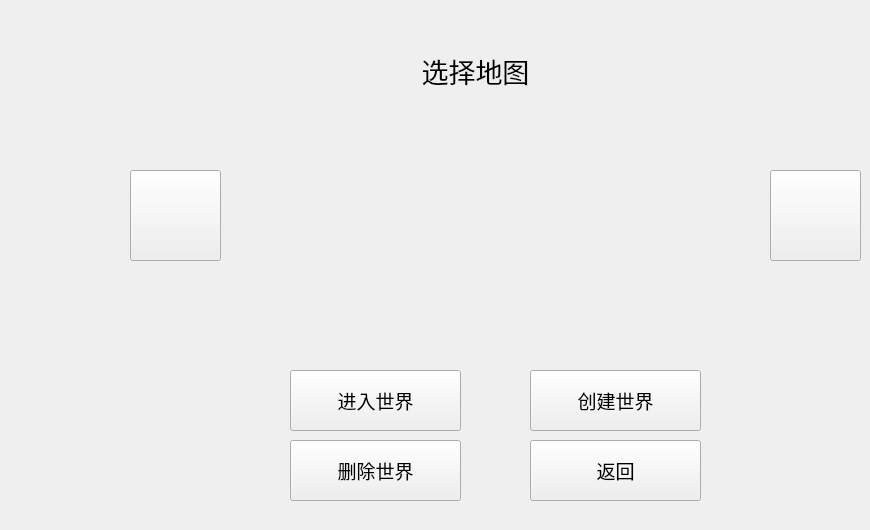
   <widget class="QWidget" name="single_player">
    <widget class="QLabel" name="caption_choosemap">
     <property name="geometry">
      <rect>
       <x>390</x>
       <y>50</y>
       <width>171</width>
       <height>41</height>
      </rect>
     </property>
     <property name="font">
      <font>
       <family>方正粗黑宋简体</family>
       <pointsize>20</pointsize>
      </font>
     </property>
     <property name="text">
      <string>选择地图</string>
     </property>
     <property name="alignment">
      <set>Qt::AlignCenter</set>
     </property>
    </widget>
    <widget class="QLabel" name="showmap_label">
     <property name="geometry">
      <rect>
       <x>240</x>
       <y>120</y>
       <width>511</width>
       <height>221</height>
      </rect>
     </property>
     <property name="font">
      <font>
       <family>Times New Roman</family>
       <pointsize>26</pointsize>
       <weight>50</weight>
       <bold>false</bold>
      </font>
     </property>
     <property name="text">
      <string/>
     </property>
     <property name="alignment">
      <set>Qt::AlignBottom|Qt::AlignHCenter</set>
     </property>
    </widget>
    <widget class="change_map_button" name="left_map">
     <property name="geometry">
      <rect>
       <x>130</x>
       <y>170</y>
       <width>91</width>
       <height>91</height>
      </rect>
     </property>
     <property name="text">
      <string/>
     </property>
    </widget>
    <widget class="change_map_button" name="right_map">
     <property name="geometry">
      <rect>
       <x>770</x>
       <y>170</y>
       <width>91</width>
       <height>91</height>
      </rect>
     </property>
     <property name="text">
      <string/>
     </property>
    </widget>
    <widget class="QWidget" name="button_widget" native="true">
     <property name="geometry">
      <rect>
       <x>250</x>
       <y>360</y>
       <width>481</width>
       <height>161</height>
      </rect>
     </property>
     <widget class="Menu_Button" name="enter_world">
      <property name="geometry">
       <rect>
        <x>40</x>
        <y>10</y>
        <width>171</width>
        <height>61</height>
       </rect>
      </property>
      <property name="sizePolicy">
       <sizepolicy hsizetype="Fixed" vsizetype="Fixed">
        <horstretch>0</horstretch>
        <verstretch>0</verstretch>
       </sizepolicy>
      </property>
      <property name="font">
       <font>
        <family>方正粗黑宋简体</family>
        <pointsize>14</pointsize>
       </font>
      </property>
      <property name="text">
       <string>进入世界</string>
      </property>
     </widget>
     <widget class="Menu_Button" name="creat_world">
      <property name="geometry">
       <rect>
        <x>280</x>
        <y>10</y>
        <width>171</width>
        <height>61</height>
       </rect>
      </property>
      <property name="sizePolicy">
       <sizepolicy hsizetype="Fixed" vsizetype="Fixed">
        <horstretch>0</horstretch>
        <verstretch>0</verstretch>
       </sizepolicy>
      </property>
      <property name="font">
       <font>
        <family>方正粗黑宋简体</family>
        <pointsize>14</pointsize>
       </font>
      </property>
      <property name="text">
       <string>创建世界</string>
      </property>
     </widget>
     <widget class="Menu_Button" name="return_button">
      <property name="geometry">
       <rect>
        <x>280</x>
        <y>80</y>
        <width>171</width>
        <height>61</height>
       </rect>
      </property>
      <property name="sizePolicy">
       <sizepolicy hsizetype="Fixed" vsizetype="Fixed">
        <horstretch>0</horstretch>
        <verstretch>0</verstretch>
       </sizepolicy>
      </property>
      <property name="font">
       <font>
        <family>方正粗黑宋简体</family>
        <pointsize>14</pointsize>
       </font>
      </property>
      <property name="text">
       <string>返回</string>
      </property>
     </widget>
     <widget class="Menu_Button" name="delete_world">
      <property name="geometry">
       <rect>
        <x>40</x>
        <y>80</y>
        <width>171</width>
        <height>61</height>
       </rect>
      </property>
      <property name="sizePolicy">
       <sizepolicy hsizetype="Fixed" vsizetype="Fixed">
        <horstretch>0</horstretch>
        <verstretch>0</verstretch>
       </sizepolicy>
      </property>
      <property name="font">
       <font>
        <family>方正粗黑宋简体</family>
        <pointsize>14</pointsize>
       </font>
      </property>
      <property name="text">
       <string>删除世界</string>
      </property>
     </widget>
    </widget>
   </widget>
